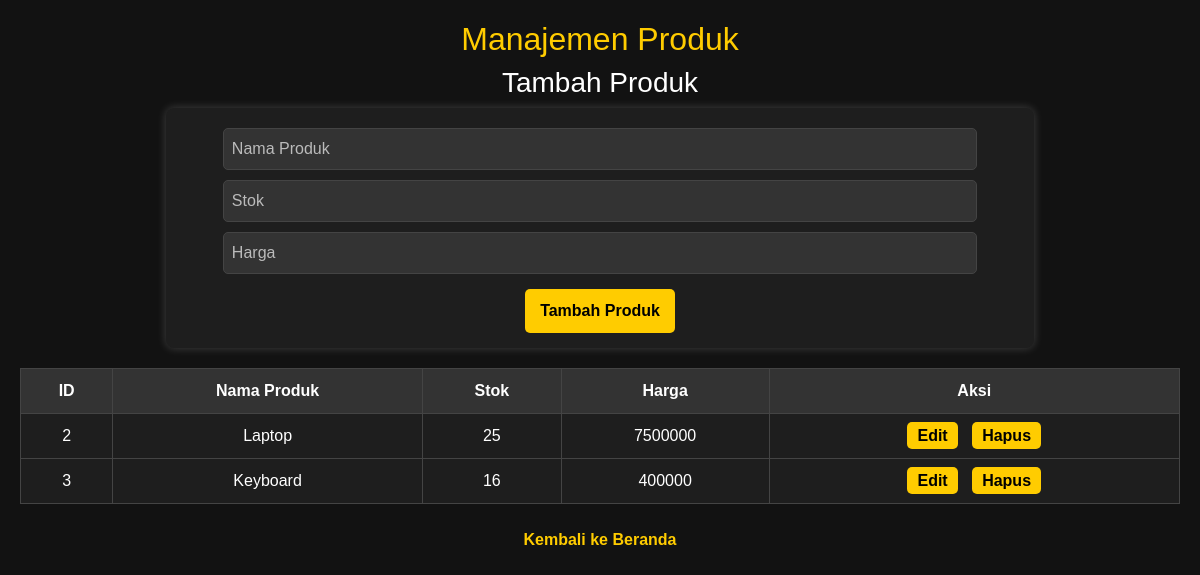
/pages/produk.php (signed in), run on the app's committed database.
### tables this page shows
CREATE TABLE `produk` (
  `id_produk` int(11) NOT NULL,
  `nama_produk` varchar(255) NOT NULL,
  `stok` int(255) NOT NULL,
  `harga` varchar(255) NOT NULL
);

### pages/produk.php (the view, shortened to what this page needs)
<?php
include '../config/koneksi.php';
$result = mysqli_query($conn, "SELECT * FROM produk");
$edit_data = null;
?>
<!DOCTYPE html>
<html lang="id">
<head>
    <link rel="stylesheet" href="../assets/css/style.css">
    <link rel="stylesheet" href="https://cdn.jsdelivr.net/npm/bootstrap@5.3.0/dist/css/bootstrap.min.css">
</head>
<body class="dark-mode">
    <h2>Manajemen Produk</h2>
    <?php if ($edit_data) { ?>
        <h3>Edit Produk</h3>
        <form method="POST">
            <input type="hidden" name="id_produk" value="<?= htmlspecialchars($edit_data['id_produk']); ?>">
            <input type="text" name="nama_produk" value="<?= htmlspecialchars($edit_data['nama_produk']); ?>" required>
            <input type="number" name="stok" value="<?= htmlspecialchars($edit_data['stok']); ?>" required>
            <input type="number" name="harga" value="<?= htmlspecialchars($edit_data['harga']); ?>" required>
            <button type="submit" name="edit">Simpan Perubahan</button>
        </form>
        <a href="produk.php">Batal</a>
    <?php } else { ?>
        <h3>Tambah Produk</h3>
        <form method="POST">
            <input type="text" name="nama_produk" placeholder="Nama Produk" required>
            <input type="number" name="stok" placeholder="Stok" required>
            <input type="number" name="harga" placeholder="Harga" required>
            <button type="submit" name="tambah">Tambah Produk</button>
        </form>
    <?php } ?>
    <table border="1">
        <tr>
            <th>ID</th>
            <th>Nama Produk</th>
            <th>Stok</th>
            <th>Harga</th>
            <th>Aksi</th>
        </tr>
        <?php while ($row = mysqli_fetch_assoc($result)) { ?>
            <tr>
                <td><?= htmlspecialchars($row['id_produk']); ?></td>
                <td><?= htmlspecialchars($row['nama_produk']); ?></td>
                <td><?= htmlspecialchars($row['stok']); ?></td>
                <td><?= htmlspecialchars($row['harga']); ?></td>
                <td>
                    <a href="produk.php?edit=<?= htmlspecialchars($row['id_produk']); ?>">Edit</a>
                    <a href="produk.php?hapus=<?= htmlspecialchars($row['id_produk']); ?>" onclick="return confirm('Hapus produk ini?');">Hapus</a>
                </td>
            </tr>
        <?php } ?>
    </table>
    <br>
    <a href="../index.php">Kembali ke Beranda</a>
</body>
</html>

### assets/style.css (style rules this page uses)
body.dark-mode { background-color: #121212; color: #ffffff; }
body { background-color: #121212; color: white; }
input, select { background: #333; color: white; border: 1px solid #555; }
input::placeholder { color: #bbb; }
a { color: #00aaff; }

### pages/produk.php (style rules this page uses)
body.dark-mode { background-color: #121212; color: #ffffff; font-family: Arial, sans-serif; margin: 0; padding: 20px; text-align: center; }
h2 { color: #ffcc00; }
form { background-color: #1e1e1e; padding: 15px; border-radius: 8px; display: inline-block; box-shadow: 0px 0px 10px rgba(255, 255, 255, 0.2); }
input[type="text"], input[type="number"] { width: 90%; padding: 8px; margin: 5px 0; border: 1px solid #444; border-radius: 5px; background-color: #333; color: white; }
button { background-color: #ffcc00; color: black; border: none; padding: 10px 15px; margin-top: 10px; border-radius: 5px; cursor: pointer; font-weight: bold; }
table { width: 100%; border-collapse: collapse; margin-top: 20px; }
table, th, td { border: 1px solid #444; }
th { background-color: #333; padding: 10px; }
td { padding: 10px; background-color: #1e1e1e; }
a { text-decoration: none; color: #ffcc00; font-weight: bold; margin: 0 5px; }
td a { padding: 5px 10px; background-color: #ffcc00; border-radius: 5px; color: black; }

### data on the page
produk: id_produk "2", nama_produk "Laptop", stok "25", harga "7500000"
produk: id_produk "3", nama_produk "Keyboard", stok "16", harga "400000"
